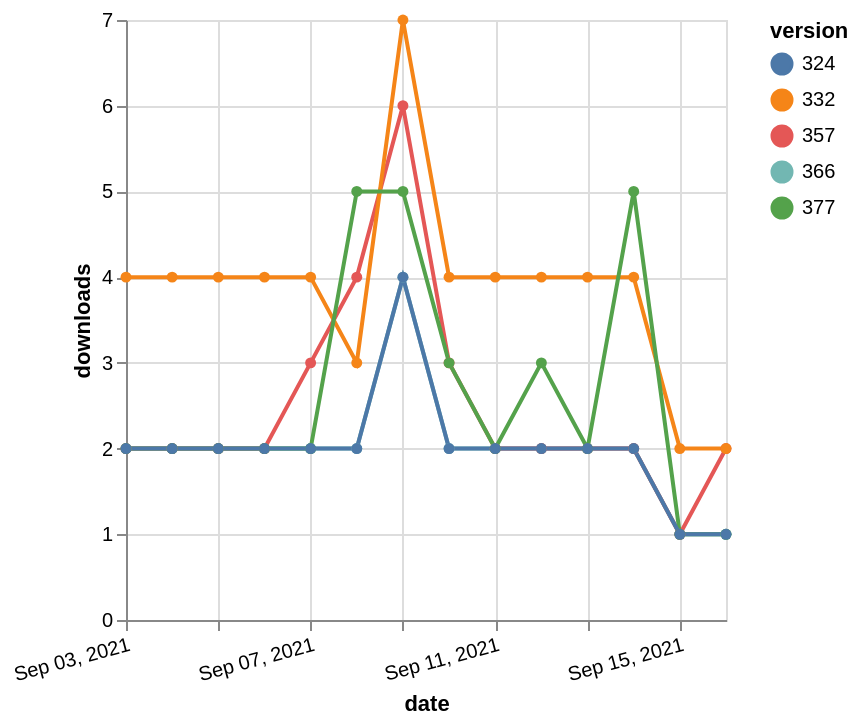

Describe this chart as a Vega-Lite specification.
### Vega-Lite specification from a JSON file in a GitHub repository (floating-point values rounded to 4 significant figures)
{"$schema": "https://vega.github.io/schema/vega-lite/v5.json", "description": "A simple bar chart with embedded data.", "data": {"values": [{"date": "2021-09-03", "total": 2307, "delta": 2, "version": "366"}, {"date": "2021-09-04", "total": 2309, "delta": 2, "version": "366"}, {"date": "2021-09-05", "total": 2311, "delta": 2, "version": "366"}, {"date": "2021-09-06", "total": 2313, "delta": 2, "version": "366"}, {"date": "2021-09-07", "total": 2315, "delta": 2, "version": "366"}, {"date": "2021-09-08", "total": 2317, "delta": 2, "version": "366"}, {"date": "2021-09-09", "total": 2321, "delta": 4, "version": "366"}, {"date": "2021-09-10", "total": 2323, "delta": 2, "version": "366"}, {"date": "2021-09-11", "total": 2325, "delta": 2, "version": "366"}, {"date": "2021-09-12", "total": 2327, "delta": 2, "version": "366"}, {"date": "2021-09-13", "total": 2329, "delta": 2, "version": "366"}, {"date": "2021-09-14", "total": 2331, "delta": 2, "version": "366"}, {"date": "2021-09-15", "total": 2332, "delta": 1, "version": "366"}, {"date": "2021-09-16", "total": 2333, "delta": 1, "version": "366"}, {"date": "2021-09-03", "total": 2883, "delta": 2, "version": "357"}, {"date": "2021-09-04", "total": 2885, "delta": 2, "version": "357"}, {"date": "2021-09-05", "total": 2887, "delta": 2, "version": "357"}, {"date": "2021-09-06", "total": 2889, "delta": 2, "version": "357"}, {"date": "2021-09-07", "total": 2892, "delta": 3, "version": "357"}, {"date": "2021-09-08", "total": 2896, "delta": 4, "version": "357"}, {"date": "2021-09-09", "total": 2902, "delta": 6, "version": "357"}, {"date": "2021-09-10", "total": 2905, "delta": 3, "version": "357"}, {"date": "2021-09-11", "total": 2907, "delta": 2, "version": "357"}, {"date": "2021-09-12", "total": 2909, "delta": 2, "version": "357"}, {"date": "2021-09-13", "total": 2911, "delta": 2, "version": "357"}, {"date": "2021-09-14", "total": 2913, "delta": 2, "version": "357"}, {"date": "2021-09-15", "total": 2914, "delta": 1, "version": "357"}, {"date": "2021-09-16", "total": 2916, "delta": 2, "version": "357"}, {"date": "2021-09-03", "total": 4924, "delta": 4, "version": "332"}, {"date": "2021-09-04", "total": 4928, "delta": 4, "version": "332"}, {"date": "2021-09-05", "total": 4932, "delta": 4, "version": "332"}, {"date": "2021-09-06", "total": 4936, "delta": 4, "version": "332"}, {"date": "2021-09-07", "total": 4940, "delta": 4, "version": "332"}, {"date": "2021-09-08", "total": 4943, "delta": 3, "version": "332"}, {"date": "2021-09-09", "total": 4950, "delta": 7, "version": "332"}, {"date": "2021-09-10", "total": 4954, "delta": 4, "version": "332"}, {"date": "2021-09-11", "total": 4958, "delta": 4, "version": "332"}, {"date": "2021-09-12", "total": 4962, "delta": 4, "version": "332"}, {"date": "2021-09-13", "total": 4966, "delta": 4, "version": "332"}, {"date": "2021-09-14", "total": 4970, "delta": 4, "version": "332"}, {"date": "2021-09-15", "total": 4972, "delta": 2, "version": "332"}, {"date": "2021-09-16", "total": 4974, "delta": 2, "version": "332"}, {"date": "2021-09-03", "total": 2101, "delta": 2, "version": "377"}, {"date": "2021-09-04", "total": 2103, "delta": 2, "version": "377"}, {"date": "2021-09-05", "total": 2105, "delta": 2, "version": "377"}, {"date": "2021-09-06", "total": 2107, "delta": 2, "version": "377"}, {"date": "2021-09-07", "total": 2109, "delta": 2, "version": "377"}, {"date": "2021-09-08", "total": 2114, "delta": 5, "version": "377"}, {"date": "2021-09-09", "total": 2119, "delta": 5, "version": "377"}, {"date": "2021-09-10", "total": 2122, "delta": 3, "version": "377"}, {"date": "2021-09-11", "total": 2124, "delta": 2, "version": "377"}, {"date": "2021-09-12", "total": 2127, "delta": 3, "version": "377"}, {"date": "2021-09-13", "total": 2129, "delta": 2, "version": "377"}, {"date": "2021-09-14", "total": 2134, "delta": 5, "version": "377"}, {"date": "2021-09-15", "total": 2135, "delta": 1, "version": "377"}, {"date": "2021-09-16", "total": 2136, "delta": 1, "version": "377"}, {"date": "2021-09-03", "total": 2574, "delta": 2, "version": "324"}, {"date": "2021-09-04", "total": 2576, "delta": 2, "version": "324"}, {"date": "2021-09-05", "total": 2578, "delta": 2, "version": "324"}, {"date": "2021-09-06", "total": 2580, "delta": 2, "version": "324"}, {"date": "2021-09-07", "total": 2582, "delta": 2, "version": "324"}, {"date": "2021-09-08", "total": 2584, "delta": 2, "version": "324"}, {"date": "2021-09-09", "total": 2588, "delta": 4, "version": "324"}, {"date": "2021-09-10", "total": 2590, "delta": 2, "version": "324"}, {"date": "2021-09-11", "total": 2592, "delta": 2, "version": "324"}, {"date": "2021-09-12", "total": 2594, "delta": 2, "version": "324"}, {"date": "2021-09-13", "total": 2596, "delta": 2, "version": "324"}, {"date": "2021-09-14", "total": 2598, "delta": 2, "version": "324"}, {"date": "2021-09-15", "total": 2599, "delta": 1, "version": "324"}, {"date": "2021-09-16", "total": 2600, "delta": 1, "version": "324"}]}, "width": "container", "mark": {"type": "line", "point": {"filled": true}}, "encoding": {"x": {"field": "date", "type": "temporal", "timeUnit": "yearmonthdate", "title": "date", "axis": {"labelAngle": -15}}, "y": {"field": "delta", "type": "quantitative", "title": "downloads"}, "color": {"field": "version", "type": "nominal"}, "tooltip": {"field": "delta"}}}
